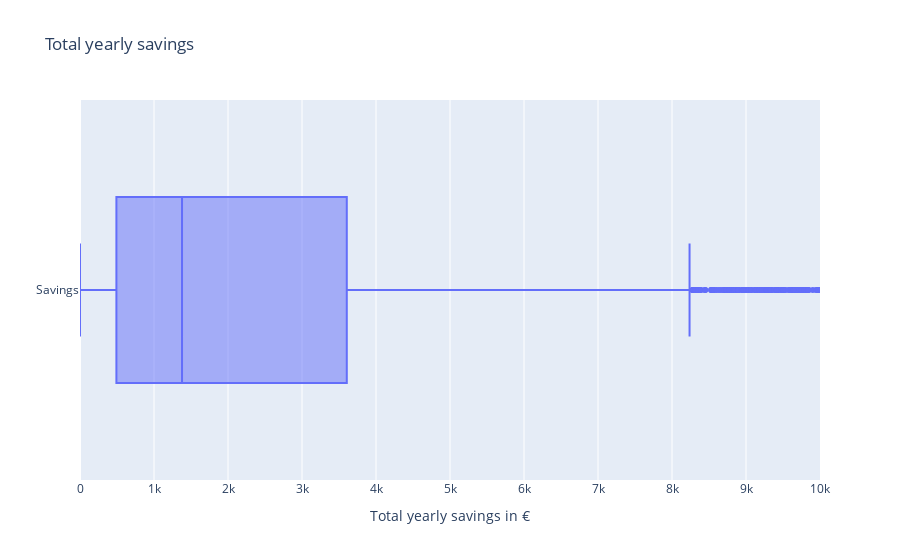

Here is the notebook cell this chart was saved with:
### Code cell
tot_y_sav_col = "total_yearly_costs_eur"
median_yearly_savings = abs_diff[tot_y_sav_col].median()
print(f"{median_yearly_savings=:.2f} €")
mean_yearly_savings = abs_diff[tot_y_sav_col].mean()
print(f"{mean_yearly_savings=:.2f} €")
min_yearly_savings = abs_diff[tot_y_sav_col].min()
print(f"{min_yearly_savings=:.2f} €")
max_yearly_savings = abs_diff[tot_y_sav_col].max()
print(f"{max_yearly_savings=:.2f} €")
q95_yearly_savings = abs_diff[tot_y_sav_col].quantile(0.95)
print(f"{q95_yearly_savings=:.2f} €")

fig_df = abs_diff.copy()
fig_df = fig_df.rename(columns={tot_y_sav_col: "Savings"})
fig = px.box(
    data_frame=fig_df,
    x=["Savings"],
    title="Total yearly savings")
fig.update_layout(xaxis_title="Total yearly savings in €", yaxis_title="")
fig.update_xaxes(range=[0, 10000])
fig.show()

### Figure 1 — Plotly figure (JSON) as saved in the notebook; plotly's stock layout.template omitted (floating-point values rounded to 4 significant figures; data arrays with more than 128 entries replaced by an {"elided": "..."} marker saying what was removed)
{"data": [{"alignmentgroup": "True", "hovertemplate": "value=%{x}<br>variable=%{y}<extra></extra>", "legendgroup": "", "marker": {"color": "#636efa"}, "name": "", "notched": false, "offsetgroup": "", "orientation": "h", "showlegend": false, "type": "box", "x": {"elided": "5359 float values"}, "x0": " ", "xaxis": "x", "y": {"elided": "5359 str values"}, "y0": " ", "yaxis": "y"}], "layout": {"boxmode": "group", "legend": {"tracegroupgap": 0}, "title": {"text": "Total yearly savings"}, "xaxis": {"anchor": "y", "domain": [0, 1], "range": [0, 10000], "title": {"text": "Total yearly savings in €"}}, "yaxis": {"anchor": "x", "domain": [0, 1], "title": {"text": ""}}}}
